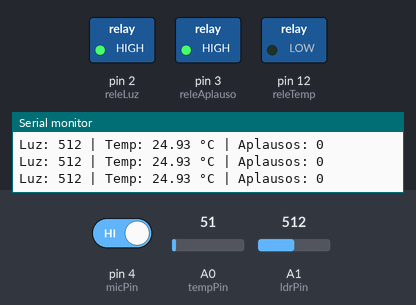
A sketch run on a simulated Arduino Uno, built with avr-gcc and run on an emulated ATmega328P. Shown: switched loads named in the sketch (green lamp = pin HIGH), the last lines printed to the serial monitor. Dashed ring = blinking. Inputs (shaded band) come from the test bench; at power-on: pin 4 (micPin) HIGH, A0 (tempPin) = 51, A1 (ldrPin) = 512.

Above: at 1.2 s.
1.3 s: pin 4 (micPin) driven LOW
At 3.2 s:
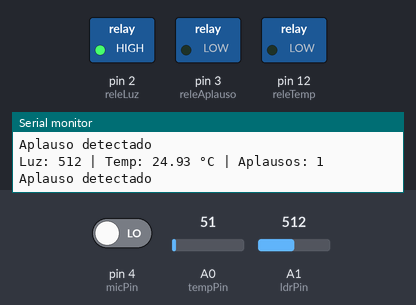
4.3 s: A0 (tempPin) set to 69
At 5.02 s:
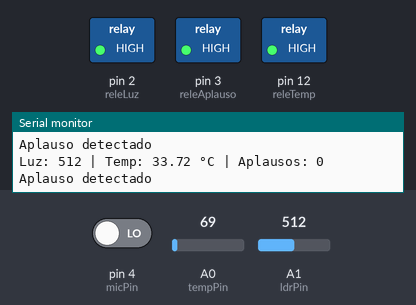
7.3 s: A1 (ldrPin) set to 316
9.1 s: A1 (ldrPin) set to 289
At 9.84 s:
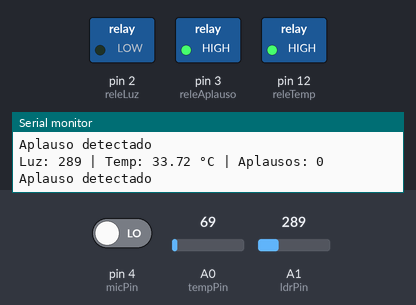
12.1 s: A0 (tempPin) set to 61
At 12.8 s:
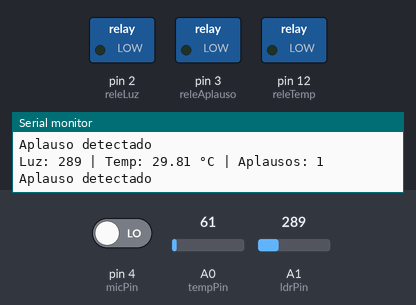
15.1 s: A0 (tempPin) set to 71
At 16.7 s:
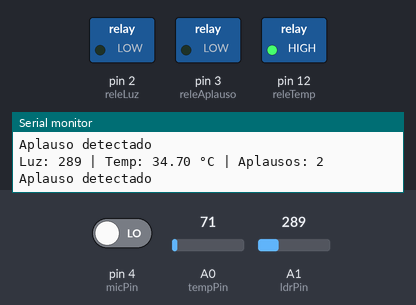
Timing chart, 0 to 19.1 s (numbered marks = the images above; inputs shaded):
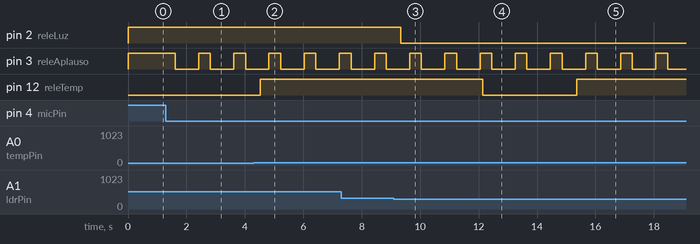

Measured:
- the behaviour switches between 61 and 62 on A0 (tempPin) (found by bisection; images 1 and 2)
- the behaviour switches between 301 and 300 on A1 (ldrPin) (found by bisection; images 2 and 3)
- after the input at 1.3 s, pin 3 (releAplauso): alternates HIGH for 0.40 s and LOW for 0.80 s, starting after 0.32 s
- after the input at 4.3 s, pin 12 (releTemp): LOW → HIGH after 0.23 s
- after the input at 9.1 s, pin 2 (releLuz): HIGH → LOW after 0.24 s
- after the input at 12.1 s, pin 12 (releTemp): HIGH → LOW after 0.05 s
- after the input at 15.1 s, pin 12 (releTemp): LOW → HIGH after 0.26 s

The sketch:

Multi-Sensor.ino
```cpp
// --- PINES ---
const int releLuz = 2;       // Relé de la luz
const int releTemp = 12;     // Relé de temperatura
const int releAplauso = 3;   // Relé de aplausos
const int ldrPin = A1;       // Sensor de luz (LDR)
const int tempPin = A0;      // Sensor de temperatura (LM35)
const int micPin = 4;        // Sensor de sonido

// --- VARIABLES ---
int valorLuz = 0;
int umbralLuz = 300;   // Ajustado a un rango realista (0–1023)
int countAplauso = 0;
float grad;

void setup() {
  pinMode(releLuz, OUTPUT);
  pinMode(releTemp, OUTPUT);
  pinMode(releAplauso, OUTPUT);
  pinMode(micPin, INPUT);
  pinMode(ldrPin, INPUT);

  Serial.begin(9600);

  // Estado inicial del relé de aplauso
  digitalWrite(releAplauso, HIGH);
}

void loop() {

  // --- 1. LÓGICA DE LUZ ---
  valorLuz = analogRead(ldrPin);
  if (valorLuz > umbralLuz) {
    digitalWrite(releLuz, HIGH);
  } else {
    digitalWrite(releLuz, LOW);
  }

  // --- 2. LÓGICA DE TEMPERATURA ---
  int lecturaTemp = analogRead(tempPin);
  grad = (lecturaTemp / 1023.0) * 5.0 * 100.0; // LM35

  if (grad > 30) {
    digitalWrite(releTemp, HIGH);
  } else {
    digitalWrite(releTemp, LOW);
  }

  // --- 3. LÓGICA DE APLAUSOS ---
  int detector = digitalRead(micPin);

  if (detector == LOW) {
    Serial.println("Aplauso detectado");
    countAplauso++;
    delay(300); // Anti-rebote simple
  }

  if (countAplauso == 1) {
    digitalWrite(releAplauso, LOW);
  }
  else if (countAplauso == 3) {
    digitalWrite(releAplauso, HIGH);
    countAplauso = 0;
  }

  // --- MONITOREO ---
  Serial.print("Luz: ");
  Serial.print(valorLuz);
  Serial.print(" | Temp: ");
  Serial.print(grad);
  Serial.print(" °C | Aplausos: ");
  Serial.println(countAplauso);

  delay(100); // Estabilidad general
}
```
